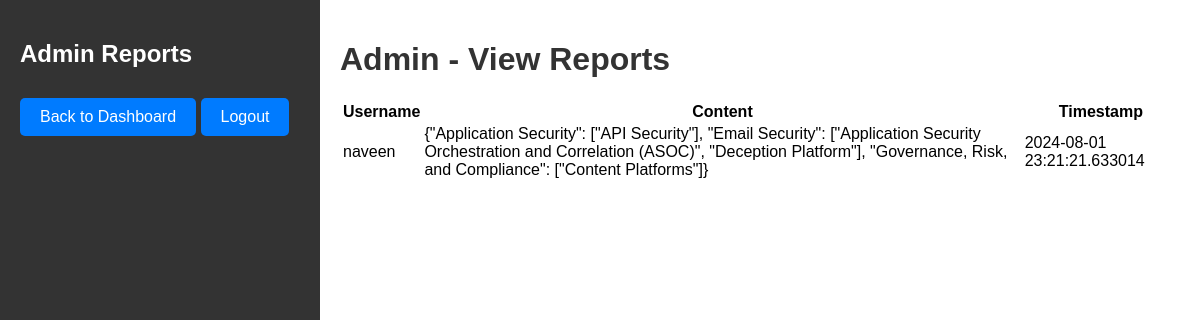
Page /admin/reports (signed in) on the committed database.
### app.py (models this page shows)
class Report(db.Model):
    id = db.Column(db.Integer, primary_key=True)
    user_id = db.Column(db.Integer, db.ForeignKey('user.id'), nullable=False)
    content = db.Column(db.Text, nullable=False)
    timestamp = db.Column(db.DateTime, default=datetime.utcnow, nullable=False)
    user = db.relationship('User', backref=db.backref('reports', lazy=True))

class User(UserMixin, db.Model):
    id = db.Column(db.Integer, primary_key=True)
    username = db.Column(db.String(150), unique=True, nullable=False)
    password = db.Column(db.String(150), nullable=False)
    status = db.Column(db.String(150), nullable=False, default='Not started')  # Ensure default is a string constant
    data = db.Column(db.Text, nullable=True)
    is_admin = db.Column(db.Boolean, default=False)

### app.py (the view)
@app.route('/admin/reports')
@login_required
def admin_reports():
    if not current_user.is_admin:
        return "Access Denied", 403
    reports = Report.query.all()
    return render_template('admin_reports.html', reports=reports)

### app.py (called while the page is built)
@login_manager.user_loader
def load_user(user_id):
    return User.query.get(int(user_id))

### templates/admin_reports.html (shortened to what this page needs)
<!DOCTYPE html>
<html lang="en">
<head>
    <link rel="stylesheet" href="{{ url_for('static', filename='styles.css') }}">
</head>
<body>
    <div class="container">
        <div class="sidebar">
            <h2>Admin Reports</h2>
            <a href="{{ url_for('admin') }}" class="button">Back to Dashboard</a>
            <a href="{{ url_for('logout') }}" class="button">Logout</a>
        </div>
        <div class="main-content">
            <h1>Admin - View Reports</h1>
            <table class="table">
                <thead>
                    <tr>
                        <th>Username</th>
                        <th>Content</th>
                        <th>Timestamp</th>
                    </tr>
                </thead>
                <tbody>
                    {% for report in reports %}
                        <tr>
                            <td>{{ report.user.username }}</td>
                            <td>{{ report.content }}</td>
                            <td>{{ report.timestamp }}</td>
                        </tr>
                    {% endfor %}
                </tbody>
            </table>
        </div>
    </div>
</body>
</html>

### static/styles.css (style rules this page uses)
body { font-family: Arial, sans-serif; background-color: #f4f4f4; margin: 0; padding: 0; }
h1, h2 { color: #333; }
button, .button { padding: 10px 20px; margin: 10px 0; background-color: #007BFF; color: white; border: none; cursor: pointer; border-radius: 5px; text-decoration: none; display: inline-block; text-align: center; }
.container, .admin-container { display: flex; height: 100vh; }
.sidebar, .admin-sidebar { flex: 1; background-color: #333; color: white; padding: 20px; box-sizing: border-box; }
.sidebar h2, .admin-sidebar h2 { color: white; }
.main-content, .admin-main-content { flex: 3; background-color: white; padding: 20px; box-sizing: border-box; overflow-y: auto; }

### rows in the picture
Report: user.username "naveen", content "{\"Application Security\": [\"API Security\"], \"Email Security\": [\"Application Security Orchestration and Correlation (ASOC)\", \"Deception Platform\"], \"Governance, Risk, and Compliance\": [\"Content Platforms\"]}", timestamp "2024-08-01 23:21:21.633014"
